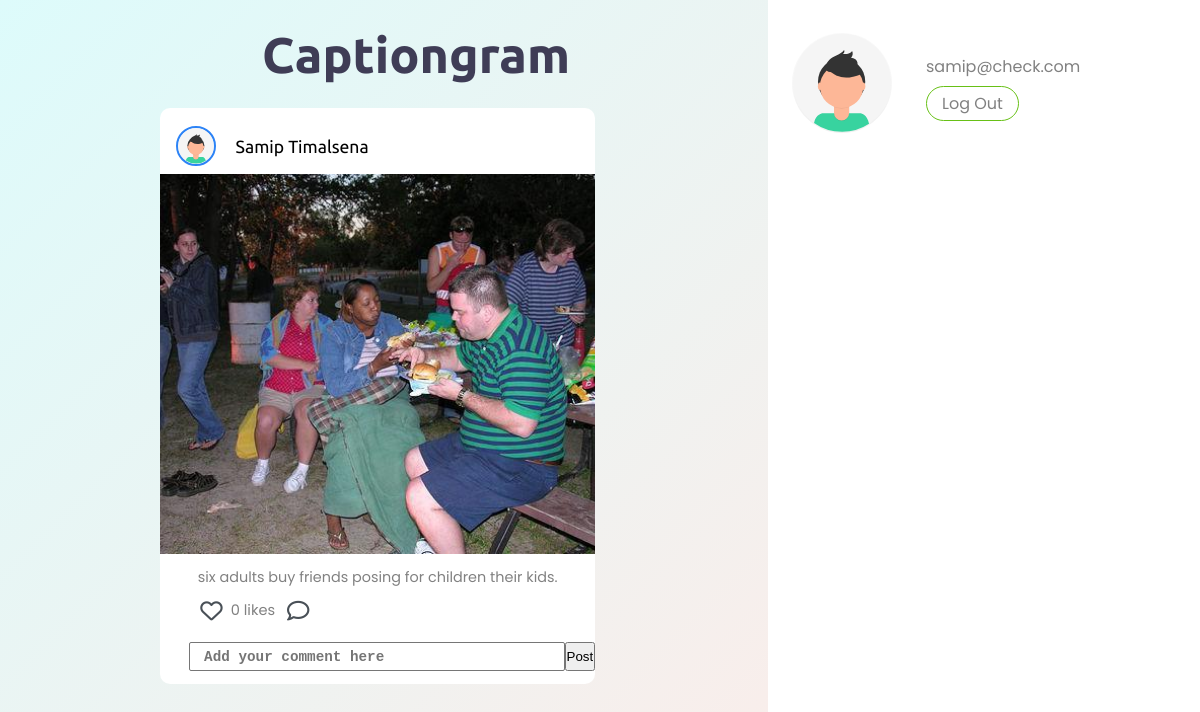
Page /add_comment/9 (signed in) on the committed database.
### captiongram/models.py (models this page shows, shortened)
class Post(db.Model):
    id = db.Column(db.Integer, primary_key=True)
    caption = db.Column(db.String(80), nullable=False)
    caption_image = db.Column(db.String(120), nullable=False, default='/static/img/avatar.svg')
    user_id = db.Column(db.Integer, db.ForeignKey('user.id'), nullable=False)
    user_name = db.Column(db.String(50),nullable=False)
    up_loaded = db.Column(db.DateTime, nullable = False)
    post_comment = db.relationship('Comment', backref='CommentOn', lazy=True)

class User(db.Model, UserMixin):
    id = db.Column(db.Integer, primary_key=True)
    first_name = db.Column(db.String(150),nullable=False)
    last_name = db.Column(db.String(150),nullable=False)
    email = db.Column(db.String(120), unique=True, nullable=False)
    password = db.Column(db.String(60), nullable=True)
    liked_posts = db.relationship('Post', secondary=LikedPost, backref=db.backref('LikedBy', lazy=True), lazy=True)
    user_comment = db.relationship('Comment', backref='CommentBy', lazy=True)
    def has_liked_post(self,post):
        return post in self.liked_posts

### captiongram/users/routes.py (the view)
@users.route('/add_comment/<post_id>', methods=['GET', 'POST'])
@login_required
def add_comment(post_id):
    post = Post.query.get_or_404(post_id)
    like_count = len(post.LikedBy)
    comments = Comment.query.filter_by(post_id=post_id).all()
    comments_with_user=list()
    for comment in comments:
        user = User.query.filter_by(id=comment.user_id).first()
        comments_with_user.append([user.first_name+" "+user.last_name,comment.comment])
    form = CommentForm()
    if request.method == "POST":
        if form.validate_on_submit():
            return redirect(url_for('users.post_comment',post_id=post_id, comment_text=form.comment.data))
    return render_template('add_comment.html',user=current_user, post=post, like_count=like_count, form=form, comments=comments_with_user)

### captiongram/users/forms.py
class CommentForm(FlaskForm):
    comment = TextAreaField(
        'Comment',
        validators=[DataRequired(),Length(min=2, max=120)],
        render_kw={
            "placeholder": "Add your comment here",
            "rows":1,
            "cols":40,
            "style":"font-size:1.1em;color:gray;font-weight:bold;resize: none;padding:.4em 1em;border-radius:2px"
        }
    )
    submit = SubmitField('Post')

### captiongram/users/routes.py (called while the page is built)
@login_manager.user_loader
def load_user(user_id):
    return User.query.get(int(user_id))

### captiongram/templates/add_comment.html (shortened to what this page needs)
<!DOCTYPE html>
<html>
<head>
	<link rel="stylesheet" type="text/css" href="../static/css/add_comment.css">
    <link rel="stylesheet" href="https://cdnjs.cloudflare.com/ajax/libs/font-awesome/4.7.0/css/font-awesome.min.css">
</head>
<body>
	<div class="container">
		<div class="main-content">
            <div class="top-wrapper">
                <div class="company-name">
                    <h2>Captiongram</h2>
                </div>
            </div>
            <div class="home-content">
                <div class="caption-box">
                    <div class="caption-user">
                        <img src="{{ url_for('static',filename='img/avatar.svg')}}">
                        <p>{{post.user_name}}</p>
                    </div>
                    <div class="caption-image">
                        <img src="{{ url_for('static',filename='captions/'+post.caption_image)}}">
                    </div>
                    <div class="caption-text">
                        <p>{{post.caption}}</p>
                    </div>
                    <div style="display: flex;justify-content:start;padding-left:1.8em;font-size:1.4em">
                        {% if current_user.has_liked_post(post) %}
                            <a  href="{{ url_for('users.like_action', post_id=post.id, action='unlike') }}">
                                <i class="fas fa-heart" style="color:#E64E5F"></i>
                            </a>
                        {% else %}
                            <a  href="{{ url_for('users.like_action', post_id=post.id, action='like') }}">
                                <i class="far fa-heart" style="color:#495057"></i>
                            </a>
                        {% endif %}
                        <p style="padding-left:8px;padding-right:12px;color:#818181;font-size:.65em;padding-top:.4em">
                            {{like_count}} likes
                        </p>
                        <a href="{{ url_for('users.add_comment',post_id=post.id) }}">
                                <i class="far fa-comment" style="color:#495057"></i>
                        </a>
                    </div>
                    <div style="margin-top:14px">
                        <form method="POST" action=""
                            style="text-align: left;
                                    padding-left: 1.8em;
                                    padding-bottom: .8em;
                                    display:flex;"
                        >
                            {% if form.comment.errors %}
                            {{ form.comment(class='form-control form-control-lg is-invalid', placeholder="Addd your comment") }}
                                <div class="invalid-feedback">
                                    {% for error in form.comment.errors %}
                                        <span>{{ error }}</span>
                                    {% endfor %}
                                </div>
                            {% else %}
                                {{ form.comment(class='form-control form-control-lg') }}
                            {% endif %}
                            {{ form.submit(class='btn btn-outline-info') }}
                        </form>
                    </div>
                </div>
            </div>
        </div>
        <div class="side-profile">
            <div class="fixed-profile">
                <div class="user-profile">
                    <img src="../static/img/avatar.svg">
                    <div class="user-info">
                        <p class="ptitle">{{ user.name }}</p>
                        <p class="pemail">{{ user.email }}</p>
                        <p><a href="/logout">Log Out</a></p>
                    </div>
                </div>
            </div>
        </div>
    </div>
</body>
</html>

### captiongram/static/css/add_comment.css (style rules this page uses)
* { padding: 0; margin: 0; box-sizing: border-box; }
.container { min-height: 100vh; display: flex; flex-direction: column; justify-content: space-between; text-align: center; font-family: 'Poppins', sans-serif; }
.main-content { background: rgb(221,251,251); background: linear-gradient(135deg, rgba(221,251,251,1) 0%, rgba(250,237,234,1) 100%); }
.top-wrapper { display: flex; flex-direction: column; }
.company-name h2 { padding-top: 10px; font-family: 'Ubuntu', sans-serif; font-size: 40px; color: #3F3D56; }
.home-content { padding: 1em; }
.caption-box { padding-top: 10px; border-radius: 10px; width: 100%; height: auto; background-color: #fff; margin-top: 25px; margin-bottom: 15px; }
.caption-user { display: flex; align-items: center; background-color: white; padding: .5em 1em; max-height: 80px; }
.caption-user img { width: 40px; height: 40px; border-radius: 50%; border: 2px solid #2C83F6; }
.caption-user p { padding: 0; padding:10px 2px; margin-left: 1em; font-size:1.1em; font-family: 'Ubuntu', sans-serif; }
.caption-image { padding: 0; background-color: #fff; }
.caption-image img { width: 100%; height: 300px; object-fit: contain; }
.caption-text p { display: block; height: 60px; padding: 6px 7px; font-size: .9em; color:#818181; text-align: center; background-color: #fff; }
.user-profile { padding: .5em; display: flex; justify-content: start; text-align: left; }
.user-profile img { width: 100px; }
.user-info { overflow: hidden; padding: 1em 2em; }
.user-info p { padding: 2px; }
.user-info .ptitle { font-family: 'Ubuntu', sans-serif; font-size: 26px;; color: #3F3D56; }
.user-info .pemail { color: #818181; margin-bottom: 8px; }
.user-info a { text-decoration: none; color: #818181; border:1px solid #67C016; padding: 5px 15px; border-radius: 20px; }
@media (min-width: 1000px) { .container { flex-direction: row; } }
@media (min-width: 1000px) { .main-content { flex: 5; padding-left:10em; padding-right: 6em; } }
@media (min-width: 1000px) { .side-profile { padding: 0 2em; padding-top: 3em; flex: 1; } }
@media (min-width: 1000px) { .top-wrapper { margin-top: 1em; flex-direction: row; justify-content: center; } }
@media (min-width: 1000px) { .company-name { flex: 1; } }
@media (min-width: 1000px) { .company-name h2 { text-align: center; font-size: 50px; } }
@media (min-width: 1000px) { .side-profile { padding: 24px 1em; } }
@media (min-width: 1000px) { .fixed-profile { width: 400px; } }
@media (min-width: 1000px) { .user-profile { position: fixed; } }
@media (min-width: 1000px) { .home-content { padding: 0; } }
@media (min-width: 1000px) { .caption-box { margin-bottom: 40px; padding-top: 10px; border-radius: 10px; width: 85%; height: auto; } }
@media (min-width: 1000px) { .caption-image img { width: 100%; height: 380px; object-fit: cover; } }
@media (min-width: 1000px) { .caption-text p { display: block; height: auto; padding: 6px 7px; font-size: .9em; color:#818181; text-align: center; background-color: #fff; } }

### rows in the picture
Post: user_name "Samip Timalsena", caption_image (picture), caption "six adults buy friends posing for children their kids."
User: email "samip@check.com"

### other values in the picture
{{ like_count }} "0"
